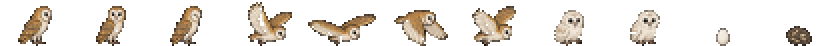
#> input picture assets/animals/coruja.png, 418 x 23 px, given in place of nadando_legenda.png, which was not available (shown 2 times larger)
$ python build_swim_assets.py ../assets/animals/coruja.png
#> lines starting #> are read from the running program, lines starting #| are printed output that depends on the picture; after the words box and inside, x2 and y2 are one past the last pixel; in counts of white or black regions, pixels touching at a corner belong together
### tools/build_animal_assets.py
#!/usr/bin/env python3
"""
Gera os sprites dos ANIMAIS (e das plantas novas do ciclo) a partir das folhas geradas por IA.
Reprodutível: rode de novo se uma folha for substituída.

Uso (na raiz do projeto):   python tools/build_animal_assets.py PASTA_COM_AS_FOLHAS

Para cada folha, os itens são lidos em ordem de LEITURA (linhas de cima para baixo, itens da esquerda para a direita).
Pedaços pequenos soltos (língua do teiú, abelhas, torrões do ninho, raízes) são juntados ao item grande mais próximo.

Saída:
  assets/animals/<animal>.png     uma tira horizontal com todos os quadros do animal, todos na MESMA célula (cw x ch):
                                  a base (pés) de cada quadro fica na última linha da célula e o corpo fica centrado.
                                  Assim o jogo desenha qualquer quadro no mesmo ponto sem o animal "pular".
  assets/environment/<nome>.png   objetos novos (colmeia, rastro, galho caído, broto da bananeira, siriguela dormente)
  js/data/animalSprites.js        (gerado) célula, número de quadros e nome de cada quadro, por animal

Escala: cada folha tem uma medida de referência (largura ou altura de um item, em px do jogo). Personagem = 64 px de altura.
Requer: Pillow, numpy, scipy.
"""
import json, os, sys
import numpy as np
from PIL import Image
from scipy import ndimage as ndi

HERE = os.path.dirname(os.path.abspath(__file__)); ROOT = os.path.dirname(HERE)
THR, LIGHT, LIGHT_MAX, HOLE_MIN = 228, 196, 160, 5

# folha -> (nomes em ordem de leitura, referência (índice do item, 'w' ou 'h', px no jogo), destino)
ANIMALS = {
    'jabuti':   ('jabuti adulto.jfif', ['walk0', 'walk1', 'walk2', 'walk3', 'idle', 'hide', 'eat', 'look'], (4, 'w', 26)),
    'jabuti_f': ('Jabuti filhote e ovos.jfif', ['walk0', 'walk1', 'walk2', 'walk3', 'idle', 'egg', 'nest', 'hatch'], (4, 'w', 14)),
    'teiu':     ('Teiú.jfif', ['walk0', 'walk1', 'walk2', 'walk3', 'idle', 'tongue0', 'tongue1', 'bask', 'eat'], (0, 'w', 40)),
    'cururu':   ('Sapo-cururu.png', ['idle', 'hop0', 'hop1', 'hop2', 'call0', 'call1'], (0, 'w', 15)),
    'girino':   ('Girino e ovos do cururu.png', ['swim0', 'swim1', 'swim2', 'froglet', 'eggs'], (0, 'w', 10)),
    'sanhaco':  ('Sanhaço-do-coqueiro.png', ['idle', 'flick', 'hop0', 'hop1', 'peck0', 'peck1', 'fly0', 'fly1', 'fly2'], (0, 'w', 13)),
    'garca':    ('Garça-branca-grande.png', ['idle', 'walk0', 'walk1', 'walk2', 'walk3', 'aim', 'strike', 'fly0', 'fly1', 'fly2', 'fly3'], (0, 'h', 38)),
    'coruja':   ('Coruja-suindara.png', ['idle', 'look', 'sleep', 'fly0', 'fly1', 'fly2', 'fly3', 'chick0', 'chick1', 'egg', 'pellet'], (0, 'h', 20)),
    'morcego':  ('Morcego frugívoro.png', ['fly0', 'fly1', 'fly2', 'hang0', 'hang1'], (1, 'w', 20)),
    'gato':     ('Gato-do-mato.png', ['walk0', 'walk1', 'walk2', 'walk3', 'sit', 'stalk', 'alert', 'sleep', 'run'], (0, 'w', 34)),
}
# objetos/plantas: folha -> lista de (nome do arquivo, índice do item) e referência
PROPS = {
    'Colmeia de uruçu e pote de mel.png': ([('hive_quiet', 0), ('hive_busy', 1), ('item_honey', 2)], (0, 'h', 30)),
    'Flor e galho caído da siriguela.png': ([('siri_flower_a', 0), ('siri_flower_b', 1), ('siri_flower_c', 2), ('siri_branch', 3), ('siri_branch_root', 4)], (3, 'w', 34)),
    'Broto da bananeira.png': ([('banana_sucker_s', 0), ('banana_sucker_m', 1)], (1, 'h', 30)),
    'Siriguela dormente.png': ([('siri_dry', 0)], (0, 'h', 104)),
}
TRACKS = ('Rastros do gato.png', 7)        # altura (px do jogo) de UMA pegada

def fg_mask(rgb):
    lab, _ = ndi.label((rgb > THR).all(axis=2))
    border = set(np.unique(np.concatenate([lab[0], lab[-1], lab[:, 0], lab[:, -1]]))) - {0}
    bg = np.isin(lab, list(border))
    for i in set(np.unique(lab)) - border - {0}:
        m = lab == i
        if m.sum() >= HOLE_MIN and rgb[m].mean() >= 248: bg |= m
    light = ((rgb > LIGHT).all(axis=2)) & ~bg
    ll, _ = ndi.label(light, structure=np.ones((3, 3)))
    for i, sl in enumerate(ndi.find_objects(ll), 1):
        mm = ll[sl] == i
        if mm.sum() < LIGHT_MAX: bg[sl] |= mm
    return ndi.binary_erosion(~bg, structure=np.ones((3, 3)), iterations=1)

# [107 lines left out: functions items, scale_of, downscale, body_cx, strip, save_prop and 1 more, not called in this run]

# [1 lines that do not run on import are left out]

### tools/build_wreck_assets.py
#!/usr/bin/env python3
"""
C1 — destroço da canoa e personagens boiando agarrados à tábua.   Uso:  python tools/build_wreck_assets.py PASTA
  destroco.png        1 linha: tábua (2 quadros), pedaços boiando, pedaços na areia, canoa partida (2 metades, juntadas aqui), monte de madeira
  boiando.png         4 linhas (Nawa, Cauã, Helena, Mateus) x 2 quadros, de frente
  boiando_costas.png  o mesmo, de costas
Saída: assets/environment/wreck_<plank0|plank1|float|beach|hull|drift>.png
       assets/boat/float_<f|m|ef|em>.png  (4 quadros lado a lado: frente 0, frente 1, costas 0, costas 1; célula comum)
       js/data/wreckSprites.js
Recorte por projeção (faixas de colunas/linhas com fundo branco entre elas), sem cortar a margem de cada célula:
os dois quadros de cada linha mantêm a posição relativa (o balanço desenhado na arte não se perde).
"""
import json, os, sys
import numpy as np
from PIL import Image
HERE = os.path.dirname(os.path.abspath(__file__)); ROOT = os.path.dirname(HERE); sys.path.insert(0, HERE)
import build_animal_assets as B
PLANK_W = 34          # tábua sozinha no jogo
FLOAT_W = 46          # personagem + tábua no jogo (cabeça ~18 px, como na folha de caminhada)
TAGS = ['f', 'm', 'ef', 'em']

def segs(v, gap=12):
    idx = np.where(v)[0]; out = []; s = p = idx[0]
    for i in idx[1:]:
        if i - p > gap: out.append((s, p + 1)); s = i
        p = i
    out.append((s, p + 1)); return out

def load(path):
    rgb = np.array(Image.open(path).convert('RGB')).astype(int); return rgb, B.fg_mask(rgb)

# [43 lines left out: functions scale_cell, main, not called in this run]

# [1 lines that do not run on import are left out]

### tools/build_swim_assets.py
#!/usr/bin/env python3
"""
S4 — sprites de natação dos 4 personagens.   Uso:  python tools/build_swim_assets.py PASTA
  nadando_legenda.png  4 personagens x 2 linhas (quadros) x 8 colunas: N, S, L, O, NE, NO, SE, SO
                       (retratos e nomes à esquerda e rótulos embaixo são ignorados: recorta x > 190 e y < 1050)
Saída: assets/boat/swim_<f|m|ef|em>.png  — 8 linhas (N, NE, L, SE, S, SO, O, NO: a ordem das direções da canoa) x 2 quadros,
       célula comum, alinhada pela linha da água (base) e pelo centro da cabeça; js/data/swimSprites.js
Escala: a mesma dos personagens boiando (cabeça ~18 px).
"""
import json, os, sys
import numpy as np
from PIL import Image
HERE = os.path.dirname(os.path.abspath(__file__)); ROOT = os.path.dirname(HERE); sys.path.insert(0, HERE)
import build_animal_assets as B
from build_wreck_assets import segs, scale_cell
TAGS = ['f', 'm', 'ef', 'em']
SRC_COLS = ['N', 'S', 'E', 'W', 'NE', 'NW', 'SE', 'SW']          # ordem na folha (N, S, L, O, NE, NO, SE, SO)
DIRS = ['N', 'NE', 'E', 'SE', 'S', 'SW', 'W', 'NW']              # ordem do jogo (igual à canoa)
SCALE = 0.30

def main():
    U = sys.argv[1]; rgb = np.array(Image.open(os.path.join(U, 'nadando_legenda.png')).convert('RGB')).astype(int)[:1050, 190:]
#> after `rgb = np.array(Image.open(os.path.join(U, 'nadando_legenda.png')).conv`:
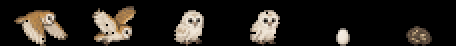
#> rgb: shape (23, 228, 3) int64 (shown 2 times larger); mean R, G, B 36, 31.9, 27.2
    fg = B.fg_mask(rgb); cols = segs(fg.any(0), 6); rows = segs(fg.any(1), 6)
#> in fg_mask, `lab, _ = ndi.label((rgb > THR).all(axis=2))`:
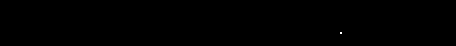
#> lab: shape (23, 228) int32 (shown 2 times larger); values 0 (black) and 1 (white), 0.02% white in thin lines or dots, all inside (x1, y1, x2, y2) = (170, 16, 171, 17)
#> in fg_mask, `border = set(np.unique(np.concatenate([lab[0], lab[-1], lab[:, 0], lab..`: border = 0 items
#> in fg_mask, `bg = np.isin(lab, list(border))`: bg: shape (23, 228) bool; every value is 0
#> the loop in fg_mask, `for i in set(np.unique(lab)) - border - {0}:` made 1 pass
#> in fg_mask, `light = ((rgb > LIGHT).all(axis=2)) & ~bg`:
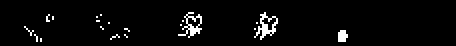
#> light: shape (23, 228) bool (shown 2 times larger); 3.5% white in thin lines or dots, all inside (x1, y1, x2, y2) = (12, 6, 174, 21)
#> in fg_mask, `ll, _ = ndi.label(light, structure=np.ones((3, 3)))`:
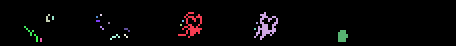
#> ll: shape (23, 228) int32 (shown 2 times larger); 21 distinct labels, from 0 to 20; one colour per label, 0 black
#> the loop in fg_mask, `for i, sl in enumerate(ndi.find_objects(ll), 1):` made 20 passes
#> mm on passes 3, 4, 5, 6, 7, 8, 9, 10, 11, 13, 14: [[False, True], [True, False], [True, False], [True, True]], [True], [True, True], [True], [[True, True]], [True], [True], [True], [True], [[True, False], [False, True]], [[True, True, False], [False, False, True]]
#> in fg_mask, `return ndi.binary_erosion(~bg, structure=np.ones((3, 3)), iterations=1)`:
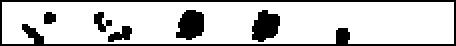
#> returned value: shape (23, 228) bool (shown 2 times larger); 79.7% white; 6 black regions, box (x1, y1, x2, y2) and area: (0, 0, 228, 23) 604, (126, 5, 140, 21) 163, (88, 5, 102, 20) 162, (54, 13, 66, 21) 56, (47, 6, 56, 16) 48, (22, 6, 28, 12) 31
#> in segs, `idx = np.where(v)[0]`: idx = 226 values from 1 to 226
#> in segs, `s = p = idx[0]`: s = 1
#> after the loop in segs, `for i in idx[1:]:`: out = []
#> after `cols = segs(fg.any(0), 6)`: cols = [(1, 227)]
#> the loop in segs (call 2), `for i in idx[1:]:` made 20 passes
#> after `rows = segs(fg.any(1), 6)`: rows = [(1, 22)]
    rows2 = []
    for r0, r1 in rows:                                            # duas linhas grudadas (último personagem): divide no meio
        if r1 - r0 > 150: m = (r0 + r1) // 2; rows2 += [(r0, m), (m, r1)]
        else: rows2.append((r0, r1))
#> this loop made 1 pass
#> after the loop, rows2 = [(1, 22)]
#> (the run stopped early here; a loop or call above may not have finished)

$ run again, on assets/animals/garca.png
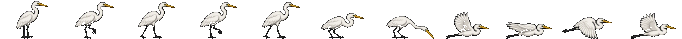
#> input picture assets/animals/garca.png, 682 x 39 px, given in place of nadando_legenda.png, which was not available
#> lab: shape (39, 492) int32; 103 distinct labels, from 0 to 102
#> border = 0 items
#> the loop in fg_mask, `for i in set(np.unique(lab)) - border - {0}:` made 102 passes
#> light: shape (39, 492) bool; 8% white; 21 white regions (13 under 20 px), largest, box (x1, y1, x2, y2) and area: (385, 18, 413, 38) 259, (451, 14, 477, 36) 206, (265, 14, 290, 36) 197
#> ll: shape (39, 492) int32; 22 distinct labels, from 0 to 21
#> the loop in fg_mask, `for i, sl in enumerate(ndi.find_objects(ll), 1):` made 21 passes
#> mm on passes 3, 9, 10, 11, 12, 15, 16: [True, True], [[True, True], [True, False], [True, False], [True, False]], [True], [[True, True]], [True], [[True, True]], [True]
#> pass 1, in fg_mask, `mm = ll[sl] == i`:
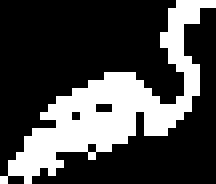
#> mm: shape (23, 27) bool (shown 8 times larger); 28.3% white; 1 white region, box (x1, y1, x2, y2) and area: (0, 0, 27, 23) 176
#> in fg_mask, `return ndi.binary_erosion(~bg, structure=np.ones((3, 3)), iterations=1)`:
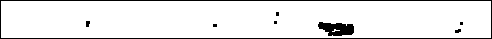
#> returned value: shape (39, 492) bool; 92.2% white; 8 black regions (5 under 20 px), largest, box (x1, y1, x2, y2) and area: (0, 0, 492, 39) 1058, (318, 22, 354, 36) 361, (86, 21, 90, 27) 21
#> idx = 490 values from 1 to 490
#> in segs, `s = p = idx[0]`: s = 1
#> after the loop in segs, `for i in idx[1:]:`: out = []
#> cols = [(1, 491)]
#> the loop in segs (call 2), `for i in idx[1:]:` made 36 passes
#> rows = [(1, 38)]
#> the loop in main, `for r0, r1 in rows:` made 1 pass
